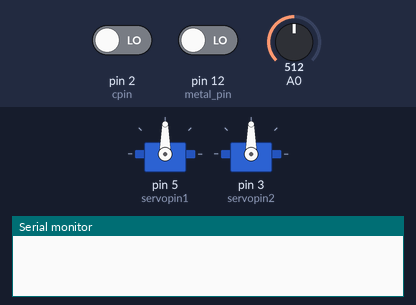
Bench run of a sketch on a simulated Arduino Uno, built with avr-gcc and run on an emulated ATmega328P. Parts: 2 × servo, the last lines printed to the serial monitor. Inputs (shaded band) come from the test bench; at power-on: pin 2 (cpin) LOW, pin 12 (metal_pin) LOW, A0 = 512.

Above: at 1.2 s.
1.3 s: pin 2 (cpin) driven HIGH
At 3.5 s:
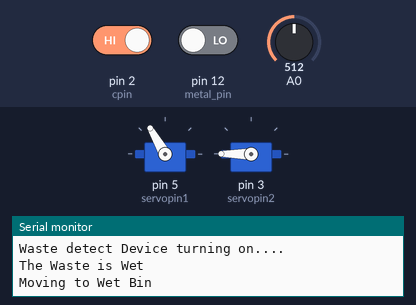
3.8 s: pin 2 (cpin) driven LOW
At 5.5 s:
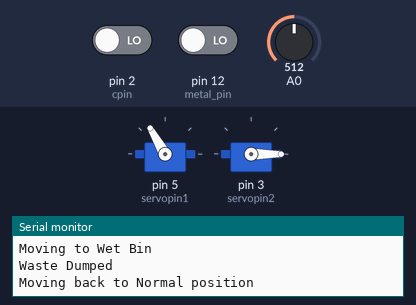
6.3 s: pin 2 (cpin) driven HIGH and pin 12 (metal_pin) driven HIGH
At 6.8 s:
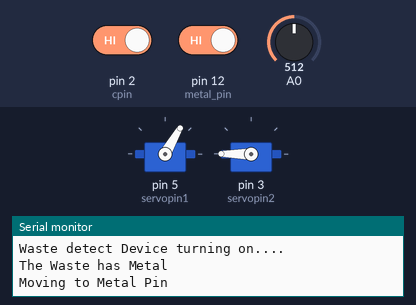
7.8 s: pin 2 (cpin) driven LOW
At 10.0 s:
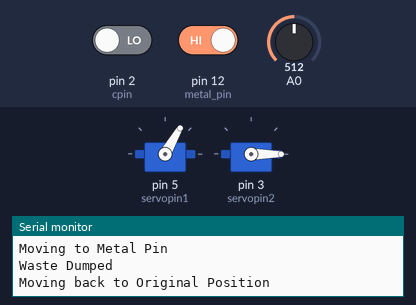
Timing chart, 0 to 11.3 s (numbered marks = the images above; inputs shaded):
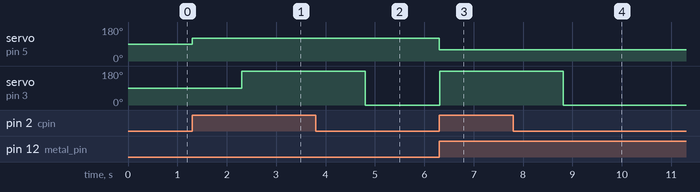

The sketch:

measurements.ino
```cpp
#include<Servo.h>

int servopin1 =5 ;
int servopin2 = 3;
const int cpin = 2;
const int metal_pin = 12;
Servo servo1;
Servo servo2;
void setup() {
   Serial.begin(9600);// Starting Serial Terminal
   pinMode(cpin,INPUT);
   servo1.attach(servopin1);
   servo2.attach(servopin2);
}


int distance_1()
{
  const int trigPin = 9;
  const int echoPin = 10;
  digitalWrite(trigPin, LOW);
  delayMicroseconds(2);
  digitalWrite(trigPin, HIGH);
  delayMicroseconds(10);
  digitalWrite(trigPin, LOW);
  int duration = pulseIn(echoPin, HIGH);
  int distance = (duration / 2) * 0.0343;
 return distance;
  }
long distance_2()
{
  const int trigPin = 7;
  const int echoPin = 6;
  digitalWrite(trigPin, LOW);
  delayMicroseconds(2);
  digitalWrite(trigPin, HIGH);
  delayMicroseconds(10);
  digitalWrite(trigPin, LOW);
  int duration = pulseIn(echoPin, HIGH);
  long distance = (duration / 2) * 0.0343;
 return distance;
  }
int distance_3()
{
    const int trigPin = 13;
  const int echoPin =11;
  digitalWrite(trigPin, LOW);
  delayMicroseconds(2);
  digitalWrite(trigPin, HIGH);
  delayMicroseconds(10);
  digitalWrite(trigPin, LOW);
  int duration = pulseIn(echoPin, HIGH);
  long distance = (duration / 2) * 0.0343;
 return distance;


  }
void loop() {
 int on = digitalRead(cpin);
 if(on)
 {
 Serial.println("Waste detect Device turning on....");
 int is_metal = digitalRead(metal_pin);
  float moisture = analogRead(A0);
  if(is_metal)
  {
    Serial.println("The Waste has Metal");
    servo1.write(60);
    Serial.println("Moving to Metal Pin");
    servo2.write(180);
    int on = digitalRead(cpin);
    while(on){
      int on = digitalRead(cpin);
      if(on==0)
      {
        break;}
      delay(500);
      }
      Serial.println("Waste Dumped");
    Serial.println("Moving back to Original Position");
  delay(1000);
      servo2.write(0);


    }
  else if(moisture>200)
  { Serial.println("The Waste is Wet");
    servo1.write(120);
    Serial.println("Moving to Wet Bin");
    delay(1000);
    servo2.write(180);
    int on = digitalRead(cpin);
    while(on){

      int on = digitalRead(cpin);
        if(on==0)
      {
        break;}
      delay(500);
      }
      Serial.println("Waste Dumped");
    Serial.println("Moving back to Normal position");
  delay(1000);
      servo2.write(0);

    }else{
  Serial.println("The Waste is Dry");
    servo1.write(180);
    Serial.println("Moving to Dry Bin");
    delay(1000);
    servo2.write(180);
    int on = digitalRead(cpin);
    while(on){
      int on = digitalRead(cpin);
        if(on==0)
      {
        break;}
      delay(500);
      }
      Serial.println("Waste Dumped");
    Serial.println("Moving back to Normal position");
  delay(1000);
      servo2.write(0);


      }
  }


}
```

Measured:
- after the input at 1.3 s, servo on pin 5 (servopin1): 90° → 120° at once; servo on pin 3 (servopin2): 90° → 180° after 1.0 s
- after the input at 3.8 s, servo on pin 3 (servopin2): 180° → 0° after 1.0 s
- after the input at 6.3 s, servo on pin 5 (servopin1): 120° → 60° at once; servo on pin 3 (servopin2): 0° → 180° at once
- after the input at 7.8 s, servo on pin 3 (servopin2): 180° → 0° after 1.0 s
